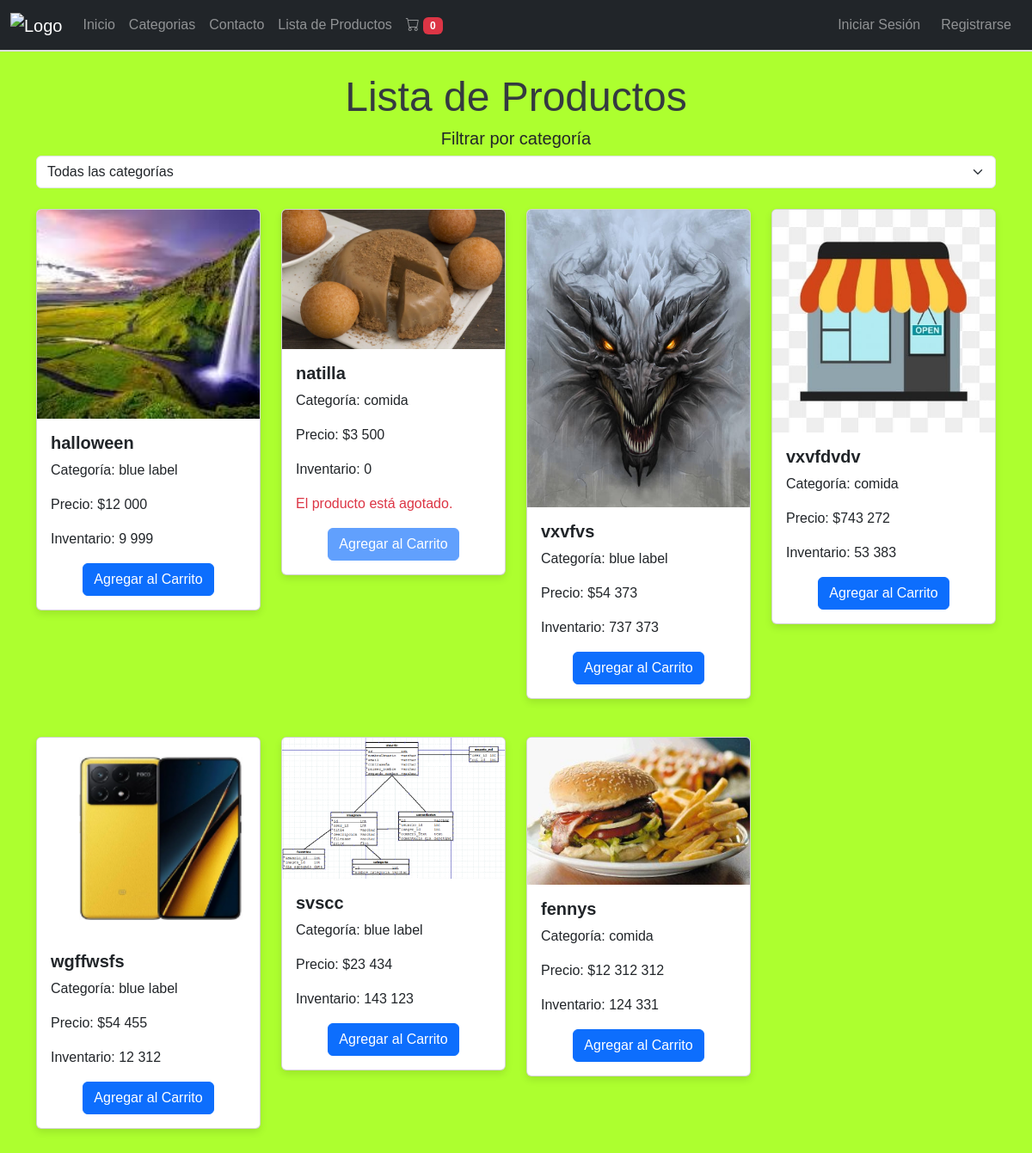
The app's page /lista_productos/, older data.
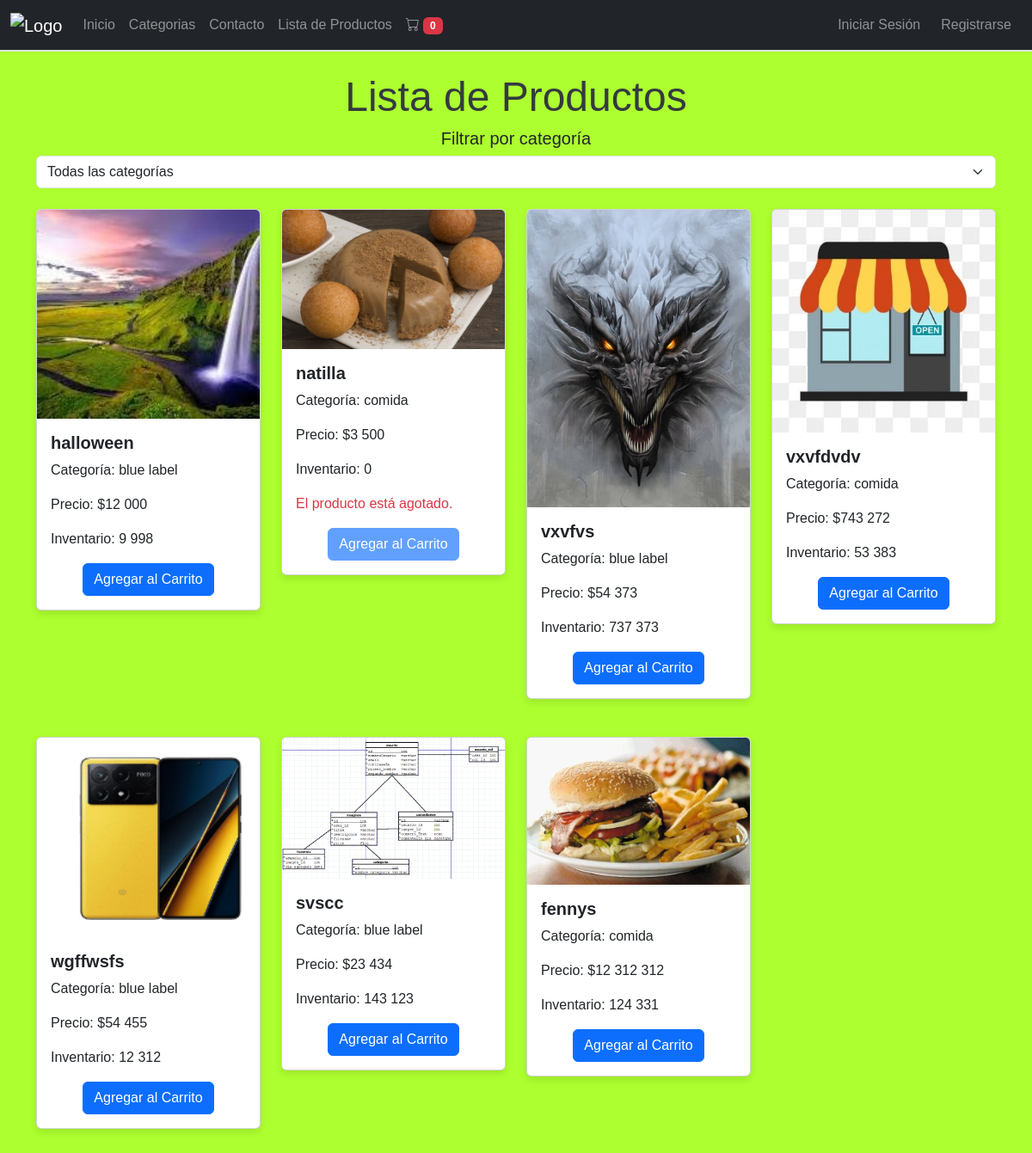
The same page, newer data.
### fennys/models.py (models this page shows, shortened)
class Producto(models.Model):
    nombre = models.CharField(max_length=200)
    descripcion = models.TextField()
    precio = models.DecimalField(max_digits=10, decimal_places=0)
    inventario = models.IntegerField()
    categoria = models.ForeignKey(Categoria, related_name='productos', on_delete=models.CASCADE)
    foto = models.ImageField(upload_to='productos/', null=True, blank=True)

class Categoria(models.Model):
    nombre = models.CharField(max_length=100)
    descripcion = models.TextField()
    foto = models.ImageField(upload_to='categorias/', null=True, blank=True)

### fennys/views.py (the view)
# urls.py: path('lista_productos/', views.lista_productos, name='lista_productos'),
def lista_productos(request):
    categorias = Categoria.objects.all()
    categoria_id = request.GET.get('categoria')
    if categoria_id:
        productos = Producto.objects.filter(categoria_id=categoria_id)
        categoria_seleccionada = get_object_or_404(Categoria, id=categoria_id)
    else:
        productos = Producto.objects.all()
        categoria_seleccionada = None
    carrito = request.session.get('carrito', {})
    total_carrito = 0
    for item in carrito.values():
        total_carrito += int(item['cantidad']) * float(item['precio'])
    cantidad_total = sum(item['cantidad'] for item in carrito.values())
    return render(request, 'fennys/productos/lista_productos.html', {
        'productos': productos,
        'categorias': categorias,
        'categoria_seleccionada': categoria_seleccionada,
        'carrito': carrito,
        'total_carrito': total_carrito,
        'cantidad_total': cantidad_total  # Pasar la cantidad total al contexto
    })

### fennys/templates/fennys/productos/lista_productos.html (shortened to what this page needs)
{% extends 'fennys/barnav.html' %}
{% load static %}
{% load humanize %}
{% block content %}
<div class="container mt-4">
    <h1 class="text-center">Lista de Productos</h1>
    <div class="row mb-4">
        <div class="col-md-12 text-center">
            <h5>Filtrar por categoría</h5>
            <select id="categoryFilter" class="form-select" onchange="filtrarPorCategoria()">
                <option value="">Todas las categorías</option>
            </select>
        </div>
    </div>
    <div class="row" id="productList">
        {% for producto in productos %}
            <div class="col-md-3 mb-4 product-item" data-category="{{ producto.categoria.id }}">
                <div class="card">
                    <img src="{{ producto.foto.url }}" class="card-img-top" alt="{{ producto.nombre }}">
                    <div class="card-body">
                        <h5 class="card-title">{{ producto.nombre }}</h5>
                        <p class="card-text">Categoría: {{ producto.categoria.nombre }}</p>
                        <p class="card-text">Precio: ${{ producto.precio | floatformat:0 | intcomma }}</p>
                        <p class="card-text">Inventario: {{ producto.inventario | intcomma }}</p>
                        {% if producto.inventario == 0 %}
                            <p class="text-danger">El producto está agotado.</p>
                        {% elif producto.inventario <= 5 %}
                            <p class="text-warning">El producto se está agotando.</p>
                        {% endif %}
                        <div class="d-flex justify-content-center align-items-center">
                            <form action="{% url 'agregar_al_carrito' producto.id %}" method="post" class="add-to-cart-form">
                                <button class="btn btn-primary add-to-cart" type="submit" {% if producto.inventario == 0 %}disabled{% endif %} data-product-id="{{ producto.id }}">
                                    Agregar al Carrito
                                </button>
                            </form>
                        </div>
                    </div>
                </div>
            </div>
        {% endfor %}
    </div>
</div>
{% endblock %}

Row changes from the older to the newer data that the page shows:
changed Producto "halloween": inventario "9 999" → "9 998"
